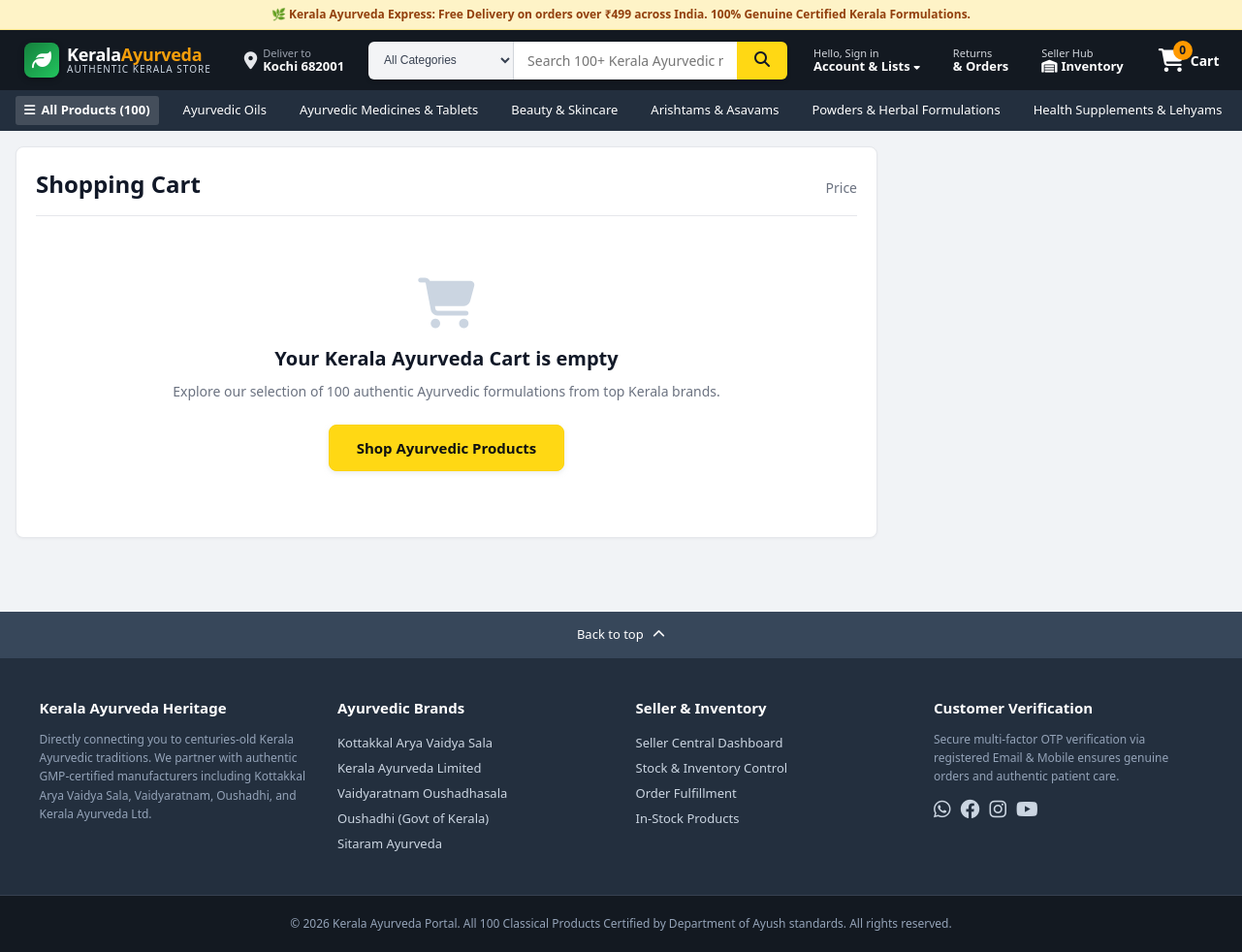
Page /cart/ on the committed database.
### catalog/models.py (models this page shows, shortened)
class Category(models.Model):
    name = models.CharField(max_length=120, unique=True)
    slug = models.SlugField(max_length=150, unique=True, blank=True)
    description = models.TextField(blank=True)
    icon_name = models.CharField(max_length=50, default='fa-leaf')
    display_order = models.PositiveIntegerField(default=0)
    class Meta:
        verbose_name_plural = 'Categories'
        ordering = ['display_order', 'name']

### cart/views.py (the view)
# urls.py: path('', views.cart_view, name='cart'),
def cart_view(request):
    cart = _get_or_create_cart(request)
    cart_items = cart.items.select_related('product', 'product__brand').all()
    context = {
        'cart': cart,
        'cart_items': cart_items,
    }
    return render(request, 'cart/cart.html', context)

### cart/context_processors.py (called while the page is built)
def cart_context(request):
    cart_count = 0
    cart_subtotal = 0
    try:
        cart = None
        if request.user.is_authenticated:
            cart = Cart.objects.filter(user=request.user).first()
        elif request.session.session_key:
            cart = Cart.objects.filter(session_key=request.session.session_key).first()
        if cart:
            cart_count = cart.total_items
            cart_subtotal = cart.subtotal_price
    except Exception:
        pass
    return {
        'cart_item_count': cart_count,
        'cart_subtotal': cart_subtotal,
    }

### cart/views.py (called while the page is built)
def _get_or_create_cart(request):
    if not request.session.session_key:
        request.session.create()
    if request.user.is_authenticated:
        cart, _ = Cart.objects.get_or_create(user=request.user)
    else:
        cart, _ = Cart.objects.get_or_create(session_key=request.session.session_key)
    return cart

### catalog/context_processors.py (called while the page is built)
def portal_context(request):
    try:
        categories = Category.objects.all().order_by('display_order', 'name')
        brands = Brand.objects.all().order_by('name')
    except Exception:
        categories = []
        brands = []
    return {
        'nav_categories': categories,
        'nav_brands': brands,
        'portal_brand_name': 'Kerala Ayurveda Store',
        'portal_brand_tagline': 'Authentic Traditional Herbal Formulations',
    }

### templates/cart/cart.html (shortened to what this page needs)
{% extends 'base.html' %}
{% load product_tags %}
{% block content %}
<div style="max-width: 1300px; margin: 0 auto;">
  <div class="cart-layout">
    <div class="cart-items-card">
      <div style="display: flex; justify-content: space-between; align-items: baseline; border-bottom: 1px solid #e5e7eb; padding-bottom: 14px; margin-bottom: 16px;">
        <h1 style="font-size: 24px; font-weight: 700; color: #111827;">Shopping Cart</h1>
        <span style="font-size: 14px; color: #6b7280;">Price</span>
      </div>
      {% if cart_items %}
        {% for item in cart_items %}
          <div class="cart-item-row" id="cart-row-{{ item.id }}">
            <a href="{% url 'product_detail' item.product.slug %}" style="width: 100px; height: 100px; background: #fafaf9; border-radius: 6px; border: 1px solid #f3f4f6; display: flex; align-items: center; justify-content: center; padding: 6px;">
              {% render_product_image item.product %}
            </a>
            <div>
              <div style="font-size: 11px; font-weight: 700; text-transform: uppercase; color: #6b7280;">{{ item.product.brand.name }}</div>
              <h4 style="font-size: 15px; font-weight: 600; margin: 2px 0 4px;">
                <a href="{% url 'product_detail' item.product.slug %}" style="color: #111827;">{{ item.product.name }}</a>
              </h4>
              <div style="font-size: 12px; color: #4b5563; margin-bottom: 6px;">
                Size: <strong>{{ item.product.volume_weight }}</strong>
              </div>
              <div style="font-size: 12px; margin-bottom: 10px;">
                {% if item.product.stock > 12 %}
                  <span style="color: #15803d; font-weight: 600;"><i class="fa-solid fa-check"></i> In Stock</span>
                {% elif item.product.stock > 0 %}
                  <span style="color: #b45309; font-weight: 600;"><i class="fa-solid fa-triangle-exclamation"></i> Only {{ item.product.stock }} left in stock</span>
                {% else %}
                  <span style="color: #dc2626; font-weight: 600;">Out of Stock</span>
                {% endif %}
                <span style="color: #9ca3af; margin: 0 6px;">&bull;</span>
                <span style="color: #6b7280;">Eligible for FREE Shipping</span>
              </div>
              <div style="display: flex; align-items: center; gap: 16px;">
                <div class="qty-stepper">
                  <form action="{% url 'update_cart_item' item.id %}" method="POST" style="display: inline;">
                    {% csrf_token %}
                    <input type="hidden" name="action" value="decrease">
                    <button type="submit" class="qty-btn" title="Decrease Quantity">-</button>
                  </form>
                  <span class="qty-display">{{ item.quantity }}</span>
                  <form action="{% url 'update_cart_item' item.id %}" method="POST" style="display: inline;">
                    {% csrf_token %}
                    <input type="hidden" name="action" value="increase">
                    <button type="submit" class="qty-btn" title="Increase Quantity">+</button>
                  </form>
                </div>
                <form action="{% url 'remove_from_cart' item.id %}" method="POST" style="display: inline;">
                  {% csrf_token %}
                  <button type="submit" style="background: none; border: none; color: #007185; font-size: 12px; cursor: pointer;">
                    Delete
                  </button>
                </form>
              </div>
            </div>
            <div style="text-align: right;">
              <div style="font-size: 18px; font-weight: 800; color: #111827;">
                ₹{{ item.line_total|floatformat:0 }}
              </div>
              {% if item.line_mrp_total > item.line_total %}
                <div style="font-size: 12px; color: #9ca3af; text-decoration: line-through;">
                  ₹{{ item.line_mrp_total|floatformat:0 }}
                </div>
                <div style="font-size: 11px; color: #15803d; font-weight: 600;">
                  Saved ₹{{ item.line_savings|floatformat:0 }}
                </div>
              {% endif %}
            </div>
          </div>
        {% endfor %}
        <div style="text-align: right; margin-top: 20px; font-size: 16px;">
          Subtotal ({{ cart.total_items }} items): <strong style="font-size: 20px; color: #111827;">₹{{ cart.subtotal_price|floatformat:0 }}</strong>
        </div>
      {% else %}
        <div style="text-align: center; padding: 48px 20px;">
          <i class="fa-solid fa-cart-shopping" style="font-size: 52px; color: #cbd5e1; margin-bottom: 16px;"></i>
          <h3 style="font-size: 20px; font-weight: 700; color: #111827; margin-bottom: 8px;">Your Kerala Ayurveda Cart is empty</h3>
          <p style="color: #6b7280; margin-bottom: 24px;">Explore our selection of 100 authentic Ayurvedic formulations from top Kerala brands.</p>
          <a href="{% url 'home' %}" class="btn-proceed-pay" style="display: inline-block; width: auto; padding: 12px 28px;">
            Shop Ayurvedic Products
          </a>
        </div>
      {% endif %}
    </div>
  </div>
</div>
{% endblock %}

### templates/base.html (shortened to what this page needs)
{% load static %}
<!DOCTYPE html>
<html lang="en">
<head>
  <link rel="stylesheet" href="https://cdnjs.cloudflare.com/ajax/libs/font-awesome/6.4.0/css/all.min.css">
  <link rel="stylesheet" href="{% static 'css/style.css' %}">
</head>
<body>
  <div class="top-notice-ribbon">
    <span>🌿 <strong>Kerala Ayurveda Express:</strong> Free Delivery on orders over ₹499 across India. 100% Genuine Certified Kerala Formulations.</span>
  </div>
  <header class="header-main">
    <a href="{% url 'home' %}" class="brand-logo-container" title="Kerala Ayurveda Portal">
      <div class="brand-logo-icon">
        <i class="fa-solid fa-leaf"></i>
      </div>
      <div class="brand-title-wrap">
        <div class="brand-title">Kerala<span>Ayurveda</span></div>
        <div class="brand-subtitle">Authentic Kerala Store</div>
      </div>
    </a>
    <div class="header-location" onclick="promptPincode()" title="Choose delivery location">
      <i class="fa-solid fa-location-dot location-icon"></i>
      <div class="location-text">
        <div>Deliver to</div>
        <div class="location-target" id="header-pincode-display">Kochi 682001</div>
      </div>
    </div>
    <div class="header-search-wrap">
      <form action="{% url 'home' %}" method="GET" class="header-search-form">
        <select name="category" class="search-category-select">
          <option value="">All Categories</option>
        </select>
        <input type="text" name="q" id="header-search-input" class="search-input"
               placeholder="Search 100+ Kerala Ayurvedic medicines, oils, lehyam, tablets..."
               value="{{ request.GET.q|default:'' }}" autocomplete="off">
        <button type="submit" class="search-submit-btn" aria-label="Search">
          <i class="fa-solid fa-magnifying-glass"></i>
        </button>
      </form>
    </div>
    <div class="header-nav-links">
      <div class="header-link account-dropdown-wrap" style="position: relative;">
        {% if user.is_authenticated %}
          <div class="nav-link-sub">Namaste, {{ user.first_name|default:user.username }}</div>
          <div class="nav-link-main">Account & Lists <i class="fa-solid fa-caret-down" style="font-size: 10px;"></i></div>
          <div class="account-hover-menu">
            <div class="menu-user-header">
              <strong>{{ user.get_full_name|default:user.username }}</strong>
              <div style="font-size: 11px; color: #6b7280;">{{ user.email }}</div>
            </div>
            <a href="{% url 'profile' %}"><i class="fa-regular fa-user"></i> Your Account</a>
            <a href="{% url 'order_history' %}"><i class="fa-solid fa-box"></i> Your Orders</a>
            <a href="{% url 'inventory_dashboard' %}"><i class="fa-solid fa-boxes-stacked"></i> Seller / Inventory Hub</a>
            <hr style="margin: 6px 0; border: none; border-top: 1px solid #f3f4f6;">
            <a href="{% url 'logout' %}" style="color: #dc2626;"><i class="fa-solid fa-arrow-right-from-bracket"></i> Sign Out</a>
          </div>
        {% else %}
          <a href="{% url 'login' %}" style="color: #fff; text-decoration: none;">
            <div class="nav-link-sub">Hello, Sign in</div>
            <div class="nav-link-main">Account & Lists <i class="fa-solid fa-caret-down" style="font-size: 10px;"></i></div>
          </a>
        {% endif %}
      </div>
      <a href="{% if user.is_authenticated %}{% url 'order_history' %}{% else %}{% url 'login' %}?next={% url 'order_history' %}{% endif %}" class="header-link">
        <div class="nav-link-sub">Returns</div>
        <div class="nav-link-main">&amp; Orders</div>
      </a>
      <a href="{% url 'inventory_dashboard' %}" class="header-link" title="Manage Stock & Fulfillment">
        <div class="nav-link-sub">Seller Hub</div>
        <div class="nav-link-main"><i class="fa-solid fa-warehouse"></i> Inventory</div>
      </a>
      <a href="{% url 'cart' %}" class="header-cart-btn">
        <div class="cart-icon-wrap">
          <i class="fa-solid fa-cart-shopping" style="font-size: 24px;"></i>
          <span class="cart-count-badge">{{ cart_item_count|default:"0" }}</span>
        </div>
        <span class="cart-text-label">Cart</span>
      </a>
    </div>
  </header>
  <nav class="header-subnav">
    <a href="{% url 'home' %}" class="subnav-link {% if not request.GET.category %}active{% endif %}">
      <i class="fa-solid fa-bars"></i> All Products (100)
    </a>
    {% for cat in nav_categories %}
      <a href="{% url 'home' %}?category={{ cat.slug }}" class="subnav-link {% if request.GET.category == cat.slug %}active{% endif %}">
        {{ cat.name }}
      </a>
    {% endfor %}
  </nav>
  <main class="site-main-content">
    {% block content %}{% endblock %}
  </main>
  <footer style="margin-top: 60px;">
    <div style="background: #37475a; color: #fff; text-align: center; padding: 14px; cursor: pointer; font-size: 13px;" onclick="window.scrollTo({top: 0, behavior: 'smooth'});">
      Back to top <i class="fa-solid fa-chevron-up" style="margin-left: 6px;"></i>
    </div>
    <div style="background: #232f3e; color: #cbd5e1; padding: 40px 20px; font-size: 13px;">
      <div style="max-width: 1200px; margin: 0 auto; display: grid; grid-template-columns: repeat(auto-fit, minmax(220px, 1fr)); gap: 30px;">
        <div>
          <h4 style="color: #fff; font-size: 15px; margin-bottom: 12px;">Kerala Ayurveda Heritage</h4>
          <p style="line-height: 1.6; font-size: 12px; color: #94a3b8;">
            Directly connecting you to centuries-old Kerala Ayurvedic traditions. We partner with authentic GMP-certified manufacturers including Kottakkal Arya Vaidya Sala, Vaidyaratnam, Oushadhi, and Kerala Ayurveda Ltd.
          </p>
        </div>
        <div>
          <h4 style="color: #fff; font-size: 15px; margin-bottom: 12px;">Ayurvedic Brands</h4>
          <ul style="list-style: none; line-height: 2;">
            <li><a href="{% url 'home' %}?brand=kottakkal-arya-vaidya-sala" style="color: #cbd5e1;">Kottakkal Arya Vaidya Sala</a></li>
            <li><a href="{% url 'home' %}?brand=kerala-ayurveda" style="color: #cbd5e1;">Kerala Ayurveda Limited</a></li>
            <li><a href="{% url 'home' %}?brand=vaidyaratnam" style="color: #cbd5e1;">Vaidyaratnam Oushadhasala</a></li>
            <li><a href="{% url 'home' %}?brand=oushadhi" style="color: #cbd5e1;">Oushadhi (Govt of Kerala)</a></li>
            <li><a href="{% url 'home' %}?brand=sitaram-ayurveda" style="color: #cbd5e1;">Sitaram Ayurveda</a></li>
          </ul>
        </div>
        <div>
          <h4 style="color: #fff; font-size: 15px; margin-bottom: 12px;">Seller &amp; Inventory</h4>
          <ul style="list-style: none; line-height: 2;">
            <li><a href="{% url 'inventory_dashboard' %}" style="color: #cbd5e1;">Seller Central Dashboard</a></li>
            <li><a href="{% url 'inventory_stock_list' %}" style="color: #cbd5e1;">Stock &amp; Inventory Control</a></li>
            <li><a href="{% url 'inventory_orders' %}" style="color: #cbd5e1;">Order Fulfillment</a></li>
            <li><a href="{% url 'home' %}?in_stock=1" style="color: #cbd5e1;">In-Stock Products</a></li>
          </ul>
        </div>
        <div>
          <h4 style="color: #fff; font-size: 15px; margin-bottom: 12px;">Customer Verification</h4>
          <p style="font-size: 12px; line-height: 1.6; color: #94a3b8;">
            Secure multi-factor OTP verification via registered Email &amp; Mobile ensures genuine orders and authentic patient care.
          </p>
          <div style="margin-top: 14px; display: flex; gap: 10px; font-size: 20px; color: #cbd5e1;">
            <i class="fa-brands fa-whatsapp"></i>
            <i class="fa-brands fa-facebook"></i>
            <i class="fa-brands fa-instagram"></i>
            <i class="fa-brands fa-youtube"></i>
          </div>
        </div>
      </div>
    </div>
    <div style="background: #131921; color: #94a3b8; text-align: center; padding: 20px; font-size: 12px; border-top: 1px solid #374151;">
      <p>&copy; 2026 Kerala Ayurveda Portal. All 100 Classical Products Certified by Department of Ayush standards. All rights reserved.</p>
    </div>
  </footer>
</body>
</html>

### rows in the picture
Category: name "Ayurvedic Oils"
Category: name "Ayurvedic Medicines & Tablets"
Category: name "Beauty & Skincare"
Category: name "Arishtams & Asavams"
Category: name "Powders & Herbal Formulations"
Category: name "Health Supplements & Lehyams"

### other values in the picture
{{ cart_item_count|default:"0" }} "0"
